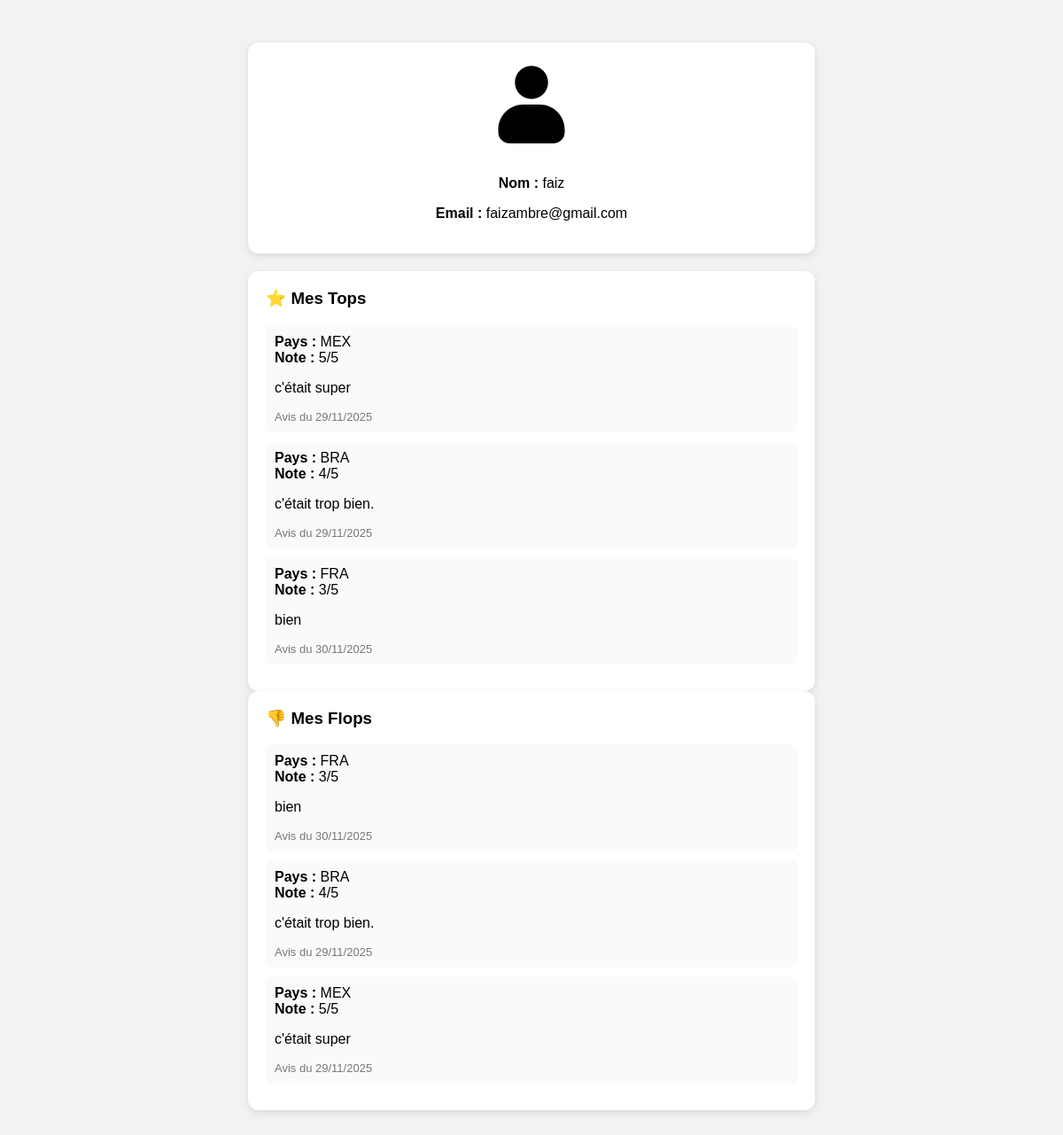
Page /profil.php (signed in) on the earlier database version.
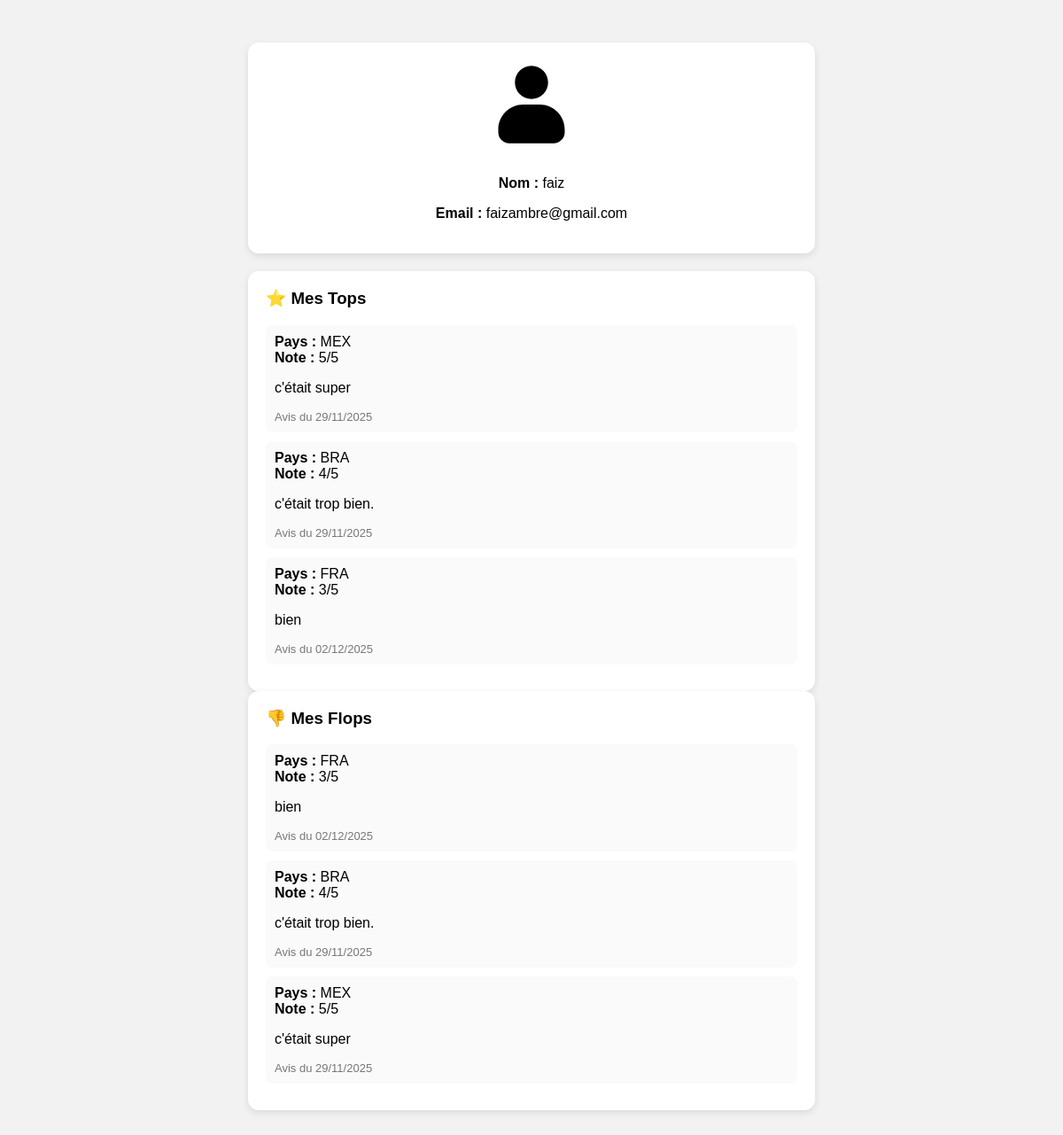
Same page on the later database version.
### tables this page shows
CREATE TABLE `utilisateur` (
  `id_utilisateur` int(11) NOT NULL,
  `email` varchar(255) NOT NULL,
  `mot_de_passe` varchar(255) NOT NULL,
  `nom` varchar(255) DEFAULT NULL
);

CREATE TABLE `avis` (
  `id_avis` int(11) NOT NULL,
  `id_utilisateur` int(11) NOT NULL,
  `code_pays` varchar(3) NOT NULL,
  `commentaire` text NOT NULL,
  `note` int(11) DEFAULT NULL,
  `date_avis` datetime DEFAULT CURRENT_TIMESTAMP
);

### profil.php (the view, shortened to what this page needs)
<?php
try {
    $pdo = new PDO(
        "mysql:host=localhost;dbname=happytrip;charset=utf8",
        "root",
        "root",
        [
            PDO::ATTR_ERRMODE => PDO::ERRMODE_EXCEPTION,
            PDO::ATTR_DEFAULT_FETCH_MODE => PDO::FETCH_ASSOC
        ]
    );
} catch (PDOException $e) {
    die("Erreur connexion BDD : " . $e->getMessage());
}
$stmt = $pdo->prepare("SELECT nom, email FROM utilisateur WHERE id_utilisateur = ?");
$stmt->execute([$_SESSION['id_utilisateur']]);
$user = $stmt->fetch();
$tops = $pdo->prepare("
    SELECT code_pays, commentaire, note, date_avis
    FROM avis
    WHERE id_utilisateur = ?
    ORDER BY note DESC
");
$tops->execute([$_SESSION['id_utilisateur']]);
$tops = $tops->fetchAll();
$flops = $pdo->prepare("
    SELECT code_pays, commentaire, note, date_avis
    FROM avis
    WHERE id_utilisateur = ?
    ORDER BY note ASC
");
$flops->execute([$_SESSION['id_utilisateur']]);
$flops = $flops->fetchAll();
?>
<!DOCTYPE html>
<html lang="fr">
<head>
</head>
<body>
<div class="card profil-header">
    <img src="images/avatar_noir.svg" alt="Avatar">
    <p><strong>Nom :</strong> <?= htmlspecialchars($user['nom']) ?></p>
    <p><strong>Email :</strong> <?= htmlspecialchars($user['email']) ?></p>
</div>
<div class="card">
    <h3>⭐ Mes Tops</h3>
    <?php if (!$tops): ?>
        <p>Aucun avis pour le moment.</p>
    <?php else: ?>
        <?php foreach ($tops as $t): ?>
            <div class="avis-item">
                <strong>Pays :</strong> <?= htmlspecialchars($t['code_pays']) ?><br>
                <strong>Note :</strong> <?= $t['note'] ?>/5
                <p><?= nl2br(htmlspecialchars($t['commentaire'])) ?></p>
                <div class="date">Avis du <?= date("d/m/Y", strtotime($t['date_avis'])) ?></div>
            </div>
        <?php endforeach; ?>
    <?php endif; ?>
</div>
<div class="card">
    <h3>👎 Mes Flops</h3>
    <?php if (!$flops): ?>
        <p>Aucun avis pour le moment.</p>
    <?php else: ?>
        <?php foreach ($flops as $f): ?>
            <div class="avis-item">
                <strong>Pays :</strong> <?= htmlspecialchars($f['code_pays']) ?><br>
                <strong>Note :</strong> <?= $f['note'] ?>/5
                <p><?= nl2br(htmlspecialchars($f['commentaire'])) ?></p>
                <div class="date">Avis du <?= date("d/m/Y", strtotime($f['date_avis'])) ?></div>
            </div>
        <?php endforeach; ?>
    <?php endif; ?>
</div>
</body>
</html>

### profil.php (style rules this page uses)
body { font-family: Arial; background:#f2f2f2; padding:40px; }
.card { background:white; padding:20px; border-radius:12px; margin-bottom:25px; box-shadow:0 3px 8px rgba(0,0,0,0.1); max-width:600px; margin:auto; }
.profil-header { text-align:center; margin-bottom:20px; }
.profil-header img { width:100px; height:100px; margin-bottom:10px; }
.avis-item { background:#fafafa; padding:10px; border-radius:8px; margin-bottom:10px; }
.date { color:#777; font-size:13px; }
h3 { margin-top:0; }

Differences in the rows shown:
changed avis "FRA": date_avis "30/11/2025" → "02/12/2025"
